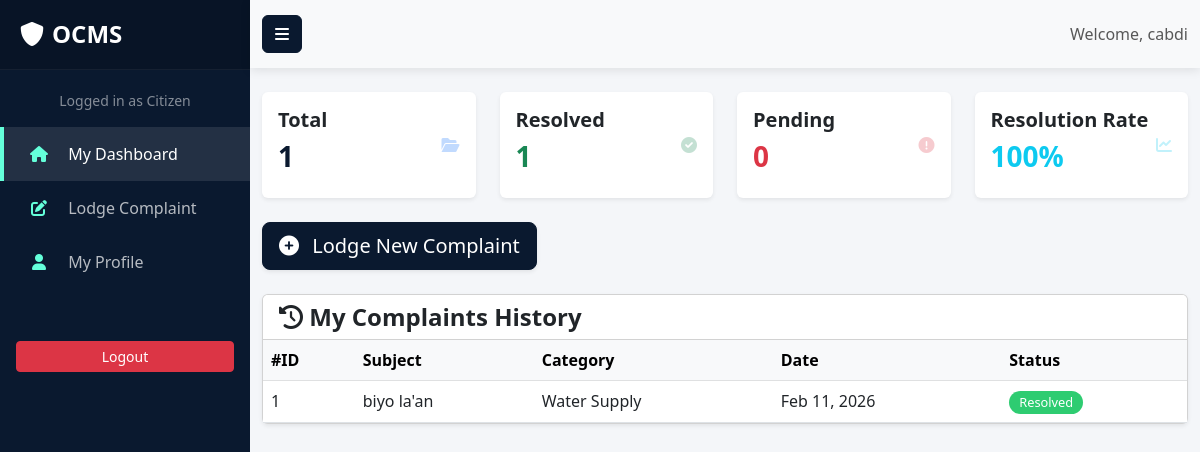
Page /citizen/index.php (signed in) on the committed database.
### tables this page shows
CREATE TABLE `complaints` (
  `id` int(11) NOT NULL AUTO_INCREMENT,
  `user_id` int(11) NOT NULL,
  `department_id` int(11) NOT NULL,
  `subject` varchar(255) NOT NULL,
  `description` text NOT NULL,
  `status` enum('Pending','In Process','Resolved','Closed') NOT NULL DEFAULT 'Pending',
  `assigned_to` int(11) DEFAULT NULL,
  `created_at` timestamp NOT NULL DEFAULT current_timestamp(),
  PRIMARY KEY (`id`),
  KEY `user_id` (`user_id`),
  KEY `department_id` (`department_id`),
  KEY `assigned_to` (`assigned_to`),
  CONSTRAINT `complaints_ibfk_1` FOREIGN KEY (`user_id`) REFERENCES `users` (`id`) ON DELETE CASCADE,
  CONSTRAINT `complaints_ibfk_2` FOREIGN KEY (`department_id`) REFERENCES `departments` (`id`) ON DELETE CASCADE,
  CONSTRAINT `complaints_ibfk_3` FOREIGN KEY (`assigned_to`) REFERENCES `users` (`id`) ON DELETE SET NULL
);

CREATE TABLE `departments` (
  `id` int(11) NOT NULL AUTO_INCREMENT,
  `name` varchar(100) NOT NULL,
  `description` text DEFAULT NULL,
  PRIMARY KEY (`id`),
  UNIQUE KEY `name` (`name`)
);

### citizen/index.php (the view, shortened to what this page needs)
<?php
include '../config/db_connect.php';
$user_id = $_SESSION["id"];
$total_complaints = $conn->query("SELECT COUNT(*) FROM complaints WHERE user_id = $user_id")->fetch_row()[0];
$pending_complaints = $conn->query("SELECT COUNT(*) FROM complaints WHERE user_id = $user_id AND status = 'Pending'")->fetch_row()[0];
$resolved_complaints = $conn->query("SELECT COUNT(*) FROM complaints WHERE user_id = $user_id AND status = 'Resolved'")->fetch_row()[0];
$resolution_rate = $total_complaints > 0 ? round(($resolved_complaints / $total_complaints) * 100, 1) : 0;
$sql_complaints = "SELECT c.id, c.subject, c.created_at, c.status, d.name as department_name
                   FROM complaints c
                   JOIN departments d ON c.department_id = d.id
                   WHERE c.user_id = ? ORDER BY c.created_at DESC";
if ($stmt = $conn->prepare($sql_complaints)) {
    $stmt->bind_param("i", $user_id);
    $stmt->execute();
    $result_complaints = $stmt->get_result();
}
?>
<!DOCTYPE html>
<html lang="en">
<head>
    <link href="https://cdn.jsdelivr.net/npm/bootstrap@5.3.0/dist/css/bootstrap.min.css" rel="stylesheet">
    <link href="../assets/css/style.css" rel="stylesheet">
    <link rel="stylesheet" href="https://cdnjs.cloudflare.com/ajax/libs/font-awesome/6.0.0/css/all.min.css">
</head>
<body>
<div class="wrapper">
    <?php include '../includes/sidebar.php'; ?>
    <div id="content">
        <nav class="navbar navbar-expand-lg navbar-light bg-light mb-4">
            <div class="container-fluid">
                <button type="button" id="sidebarCollapse" class="btn btn-primary">
                    <i class="fas fa-bars"></i>
                </button>
                <div class="ms-auto">
                    <span class="navbar-text">Welcome, <?php echo htmlspecialchars($_SESSION["fullname"]); ?></span>
                </div>
            </div>
        </nav>
        <div class="container-fluid">
            <div class="row mb-4">
                <div class="col-md-3">
                    <div class="card card-stats bg-white p-3 shadow-sm border-0">
                        <div class="d-flex justify-content-between align-items-center">
                            <div>
                                <h5 class="card-title">Total</h5>
                                <h3 class="card-number"><?php echo $total_complaints; ?></h3>
                            </div>
                            <div class="icon-big text-primary opacity-25">
                                <i class="fas fa-folder-open"></i>
                            </div>
                        </div>
                    </div>
                </div>
                <div class="col-md-3">
                    <div class="card card-stats bg-white p-3 shadow-sm border-0">
                        <div class="d-flex justify-content-between align-items-center">
                            <div>
                                <h5 class="card-title">Resolved</h5>
                                <h3 class="card-number text-success"><?php echo $resolved_complaints; ?></h3>
                            </div>
                            <div class="icon-big text-success opacity-25">
                                <i class="fas fa-check-circle"></i>
                            </div>
                        </div>
                    </div>
                </div>
                <div class="col-md-3">
                    <div class="card card-stats bg-white p-3 shadow-sm border-0">
                        <div class="d-flex justify-content-between align-items-center">
                            <div>
                                <h5 class="card-title">Pending</h5>
                                <h3 class="card-number text-danger"><?php echo $pending_complaints; ?></h3>
                            </div>
                            <div class="icon-big text-danger opacity-25">
                                <i class="fas fa-exclamation-circle"></i>
                            </div>
                        </div>
                    </div>
                </div>
                <div class="col-md-3">
                    <div class="card card-stats bg-white p-3 shadow-sm border-0">
                        <div class="d-flex justify-content-between align-items-center">
                            <div>
                                <h5 class="card-title">Resolution Rate</h5>
                                <h3 class="card-number text-info"><?php echo $resolution_rate; ?>%</h3>
                            </div>
                            <div class="icon-big text-info opacity-25">
                                <i class="fas fa-chart-line"></i>
                            </div>
                        </div>
                    </div>
                </div>
            </div>
            <div class="mb-4">
                <a href="lodge_complaint.php" class="btn btn-primary btn-lg shadow-sm">
                    <i class="fas fa-plus-circle me-2"></i> Lodge New Complaint
                </a>
            </div>
            <div class="card shadow-sm main-table-card">
                <div class="card-header bg-white">
                    <h4 class="mb-0 text-dark"><i class="fas fa-history"></i> My Complaints History</h4>
                </div>
                <div class="card-body p-0">
                    <div class="table-responsive">
                        <table class="table table-hover mb-0">
                            <thead class="table-light">
                                <tr>
                                    <th>#ID</th>
                                    <th>Subject</th>
                                    <th>Category</th>
                                    <th>Date</th>
                                    <th>Status</th>
                                </tr>
                            </thead>
                            <tbody>
                                <?php if($result_complaints->num_rows > 0): ?>
                                    <?php while($row = $result_complaints->fetch_assoc()): ?>
                                        <tr>
                                            <td><?php echo $row['id']; ?></td>
                                            <td><?php echo htmlspecialchars($row['subject']); ?></td>
                                            <td><?php echo htmlspecialchars($row['department_name']); ?></td>
                                            <td><?php echo date("M d, Y", strtotime($row['created_at'])); ?></td>
                                            <td>
                                                <?php
                                                    $status = $row['status'];
                                                    $badgeClass = 'bg-secondary';
                                                    if($status == 'Pending') $badgeClass = 'status-pending';
                                                    elseif($status == 'In Process') $badgeClass = 'status-process';
                                                    elseif($status == 'Resolved') $badgeClass = 'status-resolved';
                                                    elseif($status == 'Closed') $badgeClass = 'status-closed';
                                                ?>
                                                <span class="badge <?php echo $badgeClass != 'bg-secondary' ? 'status-badge ' . $badgeClass : $badgeClass; ?>"><?php echo $status; ?></span>
                                            </td>
                                        </tr>
                                    <?php endwhile; ?>
                                <?php else: ?>
                                    <tr>
                                        <td colspan="5" class="text-center py-4 text-muted">You haven't lodged any complaints yet.</td>
                                    </tr>
                                <?php endif; ?>
                            </tbody>
                        </table>
                    </div>
                </div>
            </div>
        </div>
    </div>
</div>
</body>
</html>

### assets/css/style.css (style rules this page uses)
:root { --primary-navy: #0a192f; --secondary-navy: #112240; --accent-blue: #64ffda; --accent-hover: #52d1b1; --text-light: #e6f1ff; --text-muted: #8892b0; --white: #ffffff; --light-bg: #f4f6f9; --sidebar-width: 250px; }
body { font-family: 'Segoe UI', 'Roboto', 'Helvetica Neue', Arial, sans-serif; background-color: var(--light-bg); color: #333; overflow-x: hidden; margin: 0; padding: 0; }
h1, h2, h3, h4, h5, h6 { color: var(--primary-navy); font-weight: 700; }
.btn-primary { background-color: var(--primary-navy); border-color: var(--primary-navy); color: var(--white); transition: all 0.3s ease; }
.navbar { background-color: var(--primary-navy); padding: 15px 0; box-shadow: 0 2px 10px rgba(0, 0, 0, 0.1); }
.wrapper { display: flex; width: 100%; align-items: stretch; }
#content { width: 100%; min-height: 100vh; transition: all 0.3s; background-color: var(--light-bg); }
.status-badge { padding: 5px 10px; border-radius: 15px; font-size: 0.8rem; font-weight: 500; color: #fff; }
.status-resolved { background-color: #2ecc71; }

### rows in the picture
complaints: id "1", subject "biyo la'an", department.name "Water Supply", created_at "Feb 11, 2026", status "Resolved"

### other values in the picture
$_SESSION["role"] "Citizen"
$_SESSION["fullname"] "cabdi"
$total_complaints "1"
$resolved_complaints "1"
$pending_complaints "0"
$resolution_rate "100"
